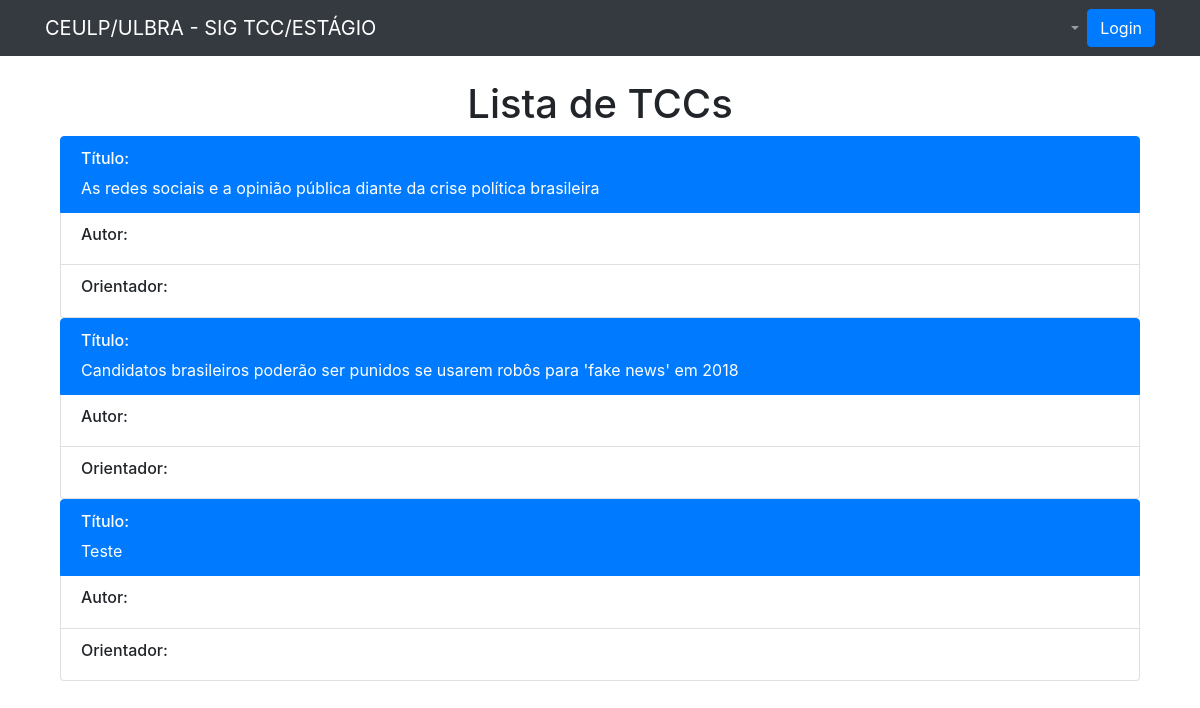
Page /disciplina/tcc/ on the earlier database version.
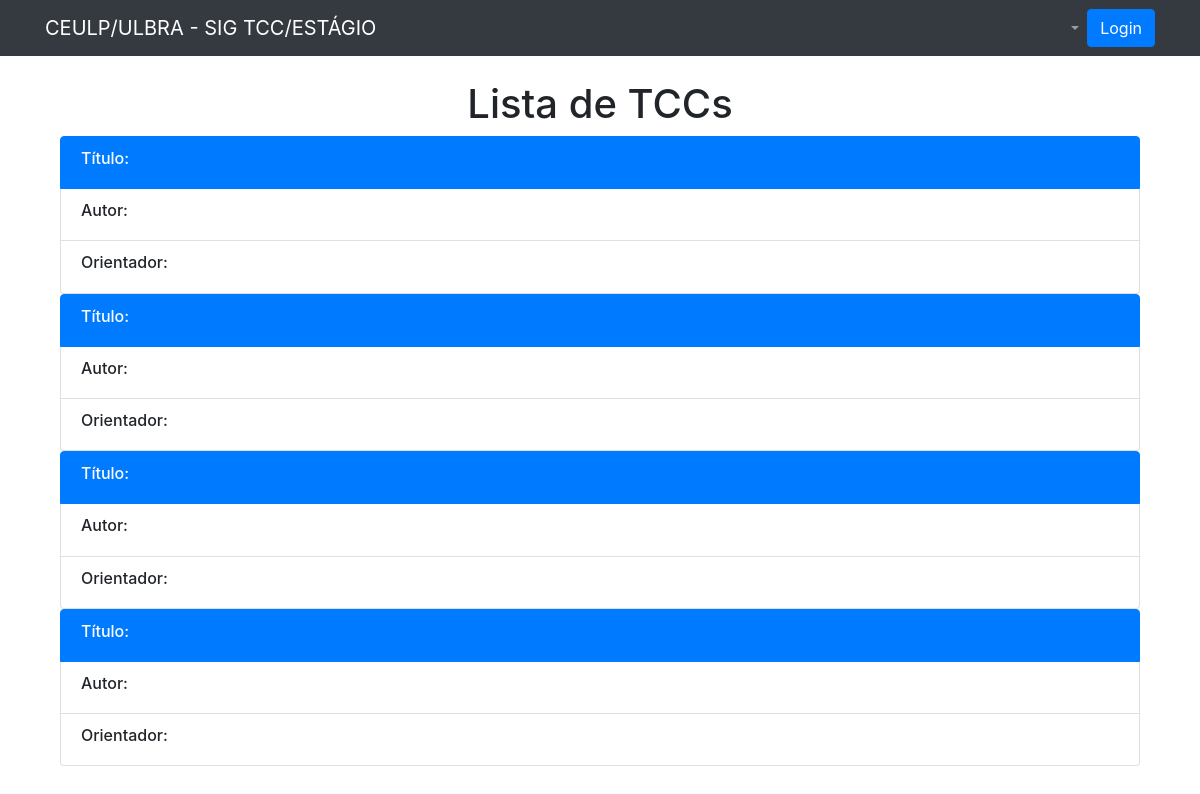
Same page on the later database version.
### disciplina/models.py (models this page shows, shortened)
class Projeto(models.Model):
    class Meta:
        verbose_name = 'Projeto'
        verbose_name_plural = 'Projetos'
    tcc = 1
    estagio = 2
    choices = (
        (tcc, ('TCC')),
        (estagio, ('ESTÁGIO'))
    )
    identificador = models.IntegerField(max_length=200, null=True, choices=choices, default=tcc)
    periodo = models.CharField(max_length=200, null=True, blank=True)
    data = models.DateField(null=True, blank=True)
    titulo = models.CharField(max_length=500,  blank=True)
    vinculo = models.OneToOneField(OrientadorAcademico, on_delete=models.CASCADE, null=False, blank=False)
    professoresBanca = models.ManyToManyField(Professor, null=True, blank=True)
    notaFinal = models.CharField(max_length=10, null=True, blank=True)

### disciplina/views.py (the view)
# urls.py: path('tcc/', views.tcc, name='vw_tcc'),
def tcc(request):
    tccs = Projeto.objects.filter(identificador=1)
    return render(request, 'vw_tccs.html', {'tccs': tccs})

### templates/vw_tccs.html (shortened to what this page needs)
{% extends 'base.html' %}
{% block main %}
    <h1>Lista de TCCs</h1>
    {% for tcc in tccs %}
        <div class="container">
        <ul class="list-group">
          <li class="list-group-item active"><h6>Título:</h6> {{ tcc.titulo }}</li>
          <li class="list-group-item"><h6> Autor:</h6> {{ tcc.vinculo.aluno.aluno.nome }} </li>
          <li class="list-group-item"><h6>Orientador: </h6> {{ tcc.vinculo.professor.professor.nome }} </li>
        </ul>
        </div>
    {% endfor %}
{% endblock %}

Differences in the rows shown:
removed Projeto: titulo "As redes sociais e a opinião pública diante da crise política brasileira"
removed Projeto: titulo "Candidatos brasileiros poderão ser punidos se usarem robôs para 'fake news' em 2018"
removed Projeto: titulo "Teste"
